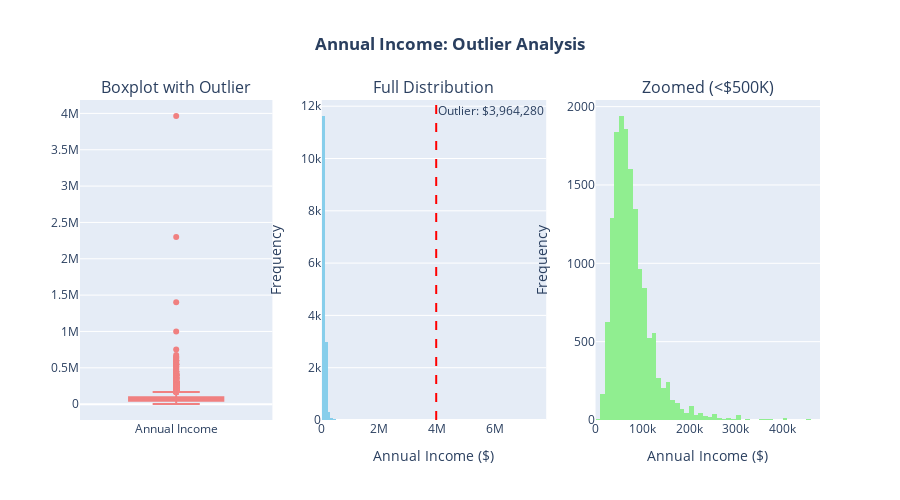

Notebook source saved alongside this figure:
### Markdown cell above
#### Showcasing Outliers

### Code cell
## 4.1 Annual Income Outliers - Interactive

fig = make_subplots(
    rows=1, cols=3,
    subplot_titles=('Boxplot with Outlier', 'Full Distribution', 'Zoomed (<$500K)'),
    column_widths=[0.3, 0.35, 0.35]
)

# Boxplot
fig.add_trace(
    go.Box(
        y=df_subset['annual_inc'],
        name='Annual Income',
        marker_color='lightcoral',
        boxmean=True,
        hovertemplate='Value: $%{y:,.0f}<extra></extra>'
    ),
    row=1, col=1
)

# Full histogram
fig.add_trace(
    go.Histogram(
        x=df_subset['annual_inc'],
        nbinsx=50,
        name='All Data',
        marker_color='skyblue',
        hovertemplate='Income: $%{x:,.0f}<br>Count: %{y}<extra></extra>'
    ),
    row=1, col=2
)

# Add outlier marker
max_income = df_subset['annual_inc'].max()
fig.add_vline(
    x=max_income,
    line_dash="dash",
    line_color="red",
    line_width=2,
    annotation_text=f"Outlier: ${max_income:,.0f}",
    annotation_position="top right",
    row=1, col=2
)

# Zoomed histogram
filtered_income = df_subset[df_subset['annual_inc'] < 500000]['annual_inc']
fig.add_trace(
    go.Histogram(
        x=filtered_income,
        nbinsx=50,
        name='<$500K',
        marker_color='lightgreen',
        hovertemplate='Income: $%{x:,.0f}<br>Count: %{y}<extra></extra>'
    ),
    row=1, col=3
)

fig.update_layout(
    title_text="<b>Annual Income: Outlier Analysis</b>",
    title_x=0.5,
    height=500,
    showlegend=False
)

fig.update_xaxes(title_text="Annual Income ($)", row=1, col=2)
fig.update_xaxes(title_text="Annual Income ($)", row=1, col=3)
fig.update_yaxes(title_text="Frequency", row=1, col=2)
fig.update_yaxes(title_text="Frequency", row=1, col=3)

fig.show()

### Figure 1 — Plotly figure (JSON) as saved in the notebook; plotly's stock layout.template omitted (floating-point values rounded to 4 significant figures; data arrays with more than 128 entries replaced by an {"elided": "..."} marker saying what was removed)
{"data": [{"boxmean": true, "hovertemplate": "Value: $%{y:,.0f}<extra></extra>", "marker": {"color": "lightcoral"}, "name": "Annual Income", "type": "box", "xaxis": "x", "y": {"elided": "15000 float values"}, "yaxis": "y"}, {"hovertemplate": "Income: $%{x:,.0f}<br>Count: %{y}<extra></extra>", "marker": {"color": "skyblue"}, "name": "All Data", "nbinsx": 50, "type": "histogram", "x": {"elided": "15000 float values"}, "xaxis": "x2", "yaxis": "y2"}, {"hovertemplate": "Income: $%{x:,.0f}<br>Count: %{y}<extra></extra>", "marker": {"color": "lightgreen"}, "name": "<$500K", "nbinsx": 50, "type": "histogram", "x": {"elided": "14978 float values"}, "xaxis": "x3", "yaxis": "y3"}], "layout": {"annotations": [{"font": {"size": 16}, "showarrow": false, "text": "Boxplot with Outlier", "x": 0.13, "xanchor": "center", "xref": "paper", "y": 1, "yanchor": "bottom", "yref": "paper"}, {"font": {"size": 16}, "showarrow": false, "text": "Full Distribution", "x": 0.4783, "xanchor": "center", "xref": "paper", "y": 1, "yanchor": "bottom", "yref": "paper"}, {"font": {"size": 16}, "showarrow": false, "text": "Zoomed (<$500K)", "x": 0.8483, "xanchor": "center", "xref": "paper", "y": 1, "yanchor": "bottom", "yref": "paper"}, {"showarrow": false, "text": "Outlier: $3,964,280", "x": 3964280, "xanchor": "left", "xref": "x2", "y": 1, "yanchor": "top", "yref": "y2 domain"}], "height": 500, "shapes": [{"line": {"color": "red", "dash": "dash", "width": 2}, "type": "line", "x0": 3964280, "x1": 3964280, "xref": "x2", "y0": 0, "y1": 1, "yref": "y2 domain"}], "showlegend": false, "title": {"text": "<b>Annual Income: Outlier Analysis</b>", "x": 0.5}, "xaxis": {"anchor": "y", "domain": [0, 0.26]}, "xaxis2": {"anchor": "y2", "domain": [0.3267, 0.63], "title": {"text": "Annual Income ($)"}}, "xaxis3": {"anchor": "y3", "domain": [0.6967, 1], "title": {"text": "Annual Income ($)"}}, "yaxis": {"anchor": "x", "domain": [0, 1]}, "yaxis2": {"anchor": "x2", "domain": [0, 1], "title": {"text": "Frequency"}}, "yaxis3": {"anchor": "x3", "domain": [0, 1], "title": {"text": "Frequency"}}}}
